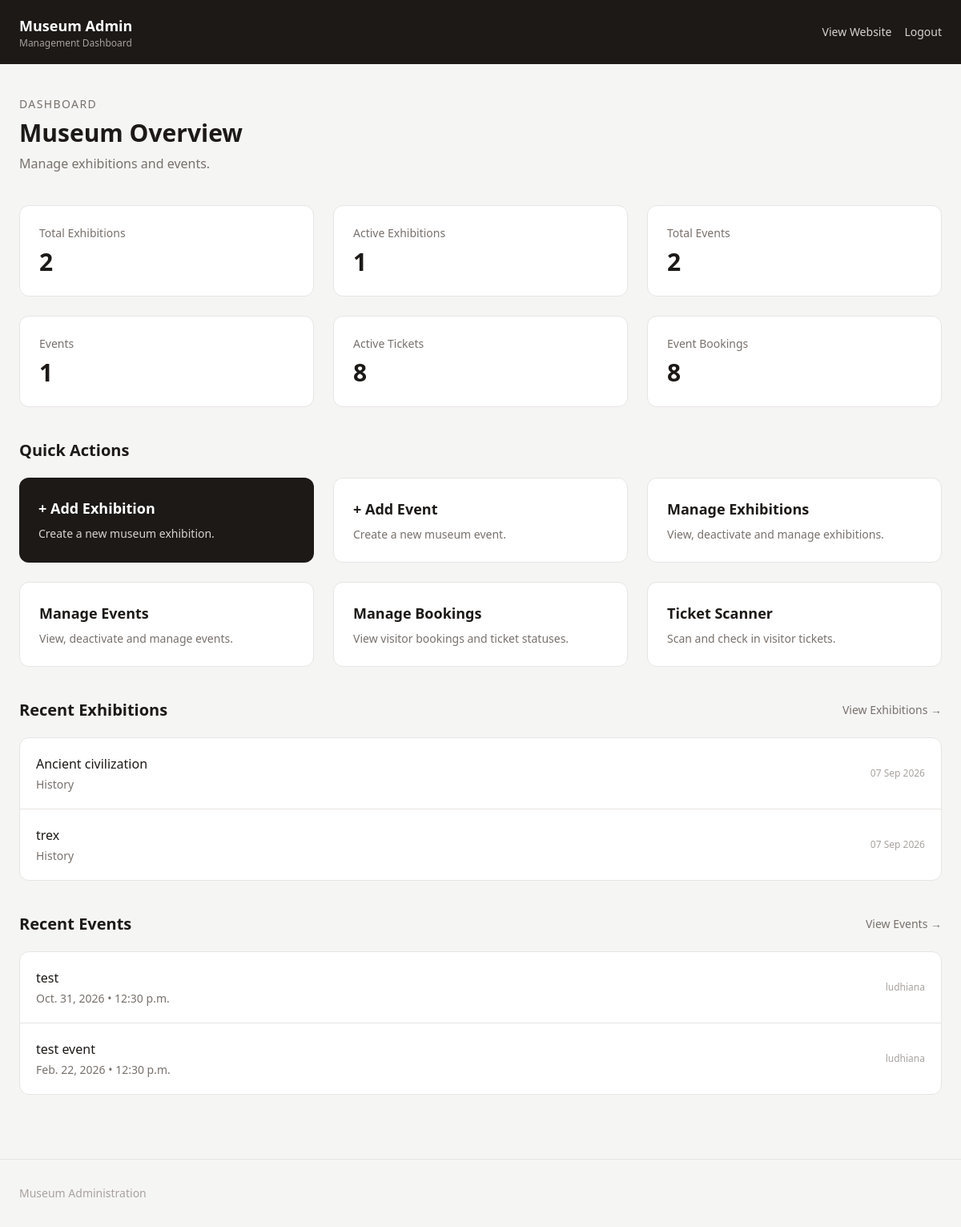
/admin-dashboard/ (signed in), run on the app's committed database.
### homepage/models.py (models this page shows, shortened)
class Exhibition(models.Model):
    CATEGORY_CHOICES = [
        ("History", "History"),
        ("Art", "Art"),
        ("Science", "Science"),
        ("Culture", "Culture"),
        ("Other", "Other"),
    ]
    title = models.CharField(max_length=200)
    category = models.CharField(
        max_length=50,
        choices=CATEGORY_CHOICES,
        default="Other"
    )
    description = models.TextField()
    image = models.URLField(blank=True)
    start_date = models.DateField(null=True, blank=True)
    end_date = models.DateField(null=True, blank=True)
    is_permanent = models.BooleanField(default=False)
    is_active = models.BooleanField(default=True)
    created_at = models.DateTimeField(auto_now_add=True)
    updated_at = models.DateTimeField(auto_now=True)
    class Meta:
        ordering = ["-created_at"]

class Event(models.Model):
    EVENT_TYPE_CHOICES = [
        ("Tour", "Tour"),
        ("Workshop", "Workshop"),
        ("Talk", "Talk"),
        ("Lecture", "Lecture"),
        ("Family", "Family"),
        ("Other", "Other"),
    ]
    title = models.CharField(max_length=200)
    event_type = models.CharField(
        max_length=50,
        choices=EVENT_TYPE_CHOICES,
        default="Other"
    )
    description = models.TextField()
    image = models.URLField(blank=True)
    date = models.DateField()
    time = models.TimeField()
    location = models.CharField(max_length=200)
    capacity = models.PositiveIntegerField(
        null=True,
        blank=True
    )
    is_active = models.BooleanField(default=True)
    created_at = models.DateTimeField(auto_now_add=True)
    updated_at = models.DateTimeField(auto_now=True)
    class Meta:
        ordering = ["date", "time"]

### homepage/views.py (the view)
@login_required()
@user_passes_test(is_staff)
def admin_dashboard(request):
    today = timezone.localdate()
    total_exhibitions = Exhibition.objects.count()
    active_exhibitions = Exhibition.objects.filter(
        is_active=True
    ).count()
    total_events = Event.objects.count()
    upcoming_events = Event.objects.filter(
        is_active=True,
        date__gte=today
    ).count()
    total_event_bookings = Booking.objects.count()
    active_event_bookings = Booking.objects.filter(
        status="active"
    ).count()
    total_visits = Visit.objects.count()
    active_visits = Visit.objects.filter(
        status="active"
    ).count()
    total_active_tickets = (
        active_event_bookings +
        active_visits
    )
    recent_exhibitions = Exhibition.objects.order_by(
        "-created_at"
    )[:5]
    recent_events = Event.objects.order_by(
        "-created_at"
    )[:5]
    context = {
        "total_exhibitions": total_exhibitions,
        "active_exhibitions": active_exhibitions,
        "total_events": total_events,
        "upcoming_events": upcoming_events,
        "total_event_bookings": total_event_bookings,
        "active_event_bookings": active_event_bookings,
        "total_visits": total_visits,
        "active_visits": active_visits,
        "total_active_tickets": total_active_tickets,
        "recent_exhibitions": recent_exhibitions,
        "recent_events": recent_events,
    }
    return render(
        request,
        "admin_dashboard.html",
        context
    )

### homepage/views.py (called while the page is built)
def is_staff(user):
    return user.is_authenticated and user.is_staff

### homepage/templates/admin_dashboard.html (shortened to what this page needs)
{% load static %}
<!DOCTYPE html>
<html lang="en">
<head>
    <script src="https://cdn.tailwindcss.com"></script>
</head>
<body class="bg-stone-100 text-stone-900">
<header class="bg-stone-900 text-white">
    <div class="max-w-7xl mx-auto px-4 sm:px-6">
        <div class="min-h-20 py-4 flex items-center justify-between gap-4">
            <div class="min-w-0">
                <h1 class="font-semibold text-base sm:text-lg truncate">
                    Museum Admin
                </h1>
                <p class="text-xs text-stone-400 truncate">
                    Management Dashboard
                </p>
            </div>
            <nav class="hidden md:flex items-center gap-4 shrink-0">
                <a href="{% url 'home' %}"
                   class="text-sm text-stone-300 hover:text-white transition">
                    View Website
                </a>
                <a href="{% url 'logout' %}"
                   class="text-sm text-stone-300 hover:text-white transition">
                    Logout
                </a>
            </nav>
        </div>
    </div>
</header>
<main class="max-w-7xl mx-auto px-6 py-10">
    <div class="mb-10">
        <p class="text-sm uppercase tracking-widest
                  text-stone-500">
            Dashboard
        </p>
        <h2 class="text-3xl font-semibold mt-2">
            Museum Overview
        </h2>
        <p class="text-stone-500 mt-2">
            Manage exhibitions and events.
        </p>
    </div>
    <div class="grid sm:grid-cols-2 lg:grid-cols-3 xl:grid-cols-6 gap-6 mb-10">
        <div class="bg-white border border-stone-200
                    rounded-xl p-6">
            <p class="text-sm text-stone-500">
                Total Exhibitions
            </p>
            <p class="text-3xl font-semibold mt-2">
                {{ total_exhibitions }}
            </p>
        </div>
        <div class="bg-white border border-stone-200
                    rounded-xl p-6">
            <p class="text-sm text-stone-500">
                Active Exhibitions
            </p>
            <p class="text-3xl font-semibold mt-2">
                {{ active_exhibitions }}
            </p>
        </div>
        <div class="bg-white border border-stone-200
                    rounded-xl p-6">
            <p class="text-sm text-stone-500">
                Total Events
            </p>
            <p class="text-3xl font-semibold mt-2">
                {{ total_events }}
            </p>
        </div>
        <div class="bg-white border border-stone-200
                    rounded-xl p-6">
            <p class="text-sm text-stone-500">
                Events
            </p>
            <p class="text-3xl font-semibold mt-2">
                {{ upcoming_events }}
            </p>
        </div>
<div class="bg-white border border-stone-200
            rounded-xl p-6">
    <p class="text-sm text-stone-500">
        Active Tickets
    </p>
    <p class="text-3xl font-semibold mt-2">
        {{ total_active_tickets }}
    </p>
</div>
<div class="bg-white border border-stone-200
            rounded-xl p-6">
    <p class="text-sm text-stone-500">
        Event Bookings
    </p>
    <p class="text-3xl font-semibold mt-2">
        {{ total_event_bookings }}
    </p>
</div>
    </div>
<section class="mb-10">
    <h3 class="text-xl font-semibold mb-5">
        Quick Actions
    </h3>
    <div class="grid sm:grid-cols-2 lg:grid-cols-3 gap-6">
        <a href="{% url 'add_exhibition' %}"
           class="bg-stone-900 text-white
                  rounded-xl p-6
                  hover:bg-stone-800 transition">
            <p class="text-lg font-semibold">
                + Add Exhibition
            </p>
            <p class="text-sm text-stone-300 mt-2">
                Create a new museum exhibition.
            </p>
        </a>
        <a href="{% url 'add_event' %}"
           class="bg-white border border-stone-200
                  rounded-xl p-6
                  hover:shadow-md transition">
            <p class="text-lg font-semibold">
                + Add Event
            </p>
            <p class="text-sm text-stone-500 mt-2">
                Create a new museum event.
            </p>
        </a>
        <a href="{% url 'manage_exhibitions' %}"
           class="bg-white border border-stone-200
                  rounded-xl p-6
                  hover:shadow-md transition">
            <p class="text-lg font-semibold">
                Manage Exhibitions
            </p>
            <p class="text-sm text-stone-500 mt-2">
                View, deactivate and manage exhibitions.
            </p>
        </a>
        <a href="{% url 'manage_events' %}"
           class="bg-white border border-stone-200
                  rounded-xl p-6
                  hover:shadow-md transition">
            <p class="text-lg font-semibold">
                Manage Events
            </p>
            <p class="text-sm text-stone-500 mt-2">
                View, deactivate and manage events.
            </p>
        </a>
        <a href="{% url 'manage_bookings' %}"
           class="bg-white border border-stone-200
                  rounded-xl p-6
                  hover:shadow-md transition">
            <p class="text-lg font-semibold">
                Manage Bookings
            </p>
            <p class="text-sm text-stone-500 mt-2">
                View visitor bookings and ticket statuses.
            </p>
        </a>
        <a href="{% url 'ticket_scanner' %}"
           class="bg-white border border-stone-200
                  rounded-xl p-6
                  hover:shadow-md transition">
            <p class="text-lg font-semibold">
                Ticket Scanner
            </p>
            <p class="text-sm text-stone-500 mt-2">
                Scan and check in visitor tickets.
            </p>
        </a>
    </div>
</section>
    <section class="mb-10">
        <div class="flex items-center justify-between mb-5">
            <h3 class="text-xl font-semibold">
                Recent Exhibitions
            </h3>
            <a href="{% url 'exhibitions' %}"
               class="text-sm text-stone-500
                      hover:text-stone-900">
                View Exhibitions →
            </a>
        </div>
        <div class="bg-white border border-stone-200
                    rounded-xl overflow-hidden">
            {% for exhibition in recent_exhibitions %}
                <div class="p-5 border-b border-stone-200
                            last:border-b-0
                            flex items-center
                            justify-between">
                    <div>
                        <p class="font-medium">
                            {{ exhibition.title }}
                        </p>
                        <p class="text-sm text-stone-500 mt-1">
                            {{ exhibition.category }}
                        </p>
                    </div>
                    <span class="text-xs text-stone-400">
                        {{ exhibition.created_at|date:"d M Y" }}
                    </span>
                </div>
            {% empty %}
                <div class="p-6 text-sm text-stone-500">
                    No exhibitions have been added yet.
                </div>
            {% endfor %}
        </div>
    </section>
    <section>
        <div class="flex items-center justify-between mb-5">
            <h3 class="text-xl font-semibold">
                Recent Events
            </h3>
            <a href="{% url 'events' %}"
               class="text-sm text-stone-500
                      hover:text-stone-900">
                View Events →
            </a>
        </div>
        <div class="bg-white border border-stone-200
                    rounded-xl overflow-hidden">
            {% for event in recent_events %}
                <div class="p-5 border-b border-stone-200
                            last:border-b-0
                            flex items-center
                            justify-between">
                    <div>
                        <p class="font-medium">
                            {{ event.title }}
                        </p>
                        <p class="text-sm text-stone-500 mt-1">
                            {{ event.date }}
                            •
                            {{ event.time }}
                        </p>
                    </div>
                    <span class="text-xs text-stone-400">
                        {{ event.location }}
                    </span>
                </div>
            {% empty %}
                <div class="p-6 text-sm text-stone-500">
                    No events have been added yet.
                </div>
            {% endfor %}
        </div>
    </section>
</main>
<footer class="border-t border-stone-200 mt-10">
    <div class="max-w-7xl mx-auto px-6 py-8">
        <p class="text-sm text-stone-400">
            Museum Administration
        </p>
    </div>
</footer>
</body>
</html>

### data on the page
Exhibition: title "Ancient civilization", category "History", created_at "07 Sep 2026"
Exhibition: title "trex", category "History", created_at "07 Sep 2026"
Event: title "test", date "Oct. 31, 2026", time "12:30 p.m.", location "ludhiana"
Event: title "test event", date "Feb. 22, 2026", time "12:30 p.m.", location "ludhiana"

### other printed values
{{ total_exhibitions }} "2"
{{ active_exhibitions }} "1"
{{ total_events }} "2"
{{ upcoming_events }} "1"
{{ total_active_tickets }} "8"
{{ total_event_bookings }} "8"
